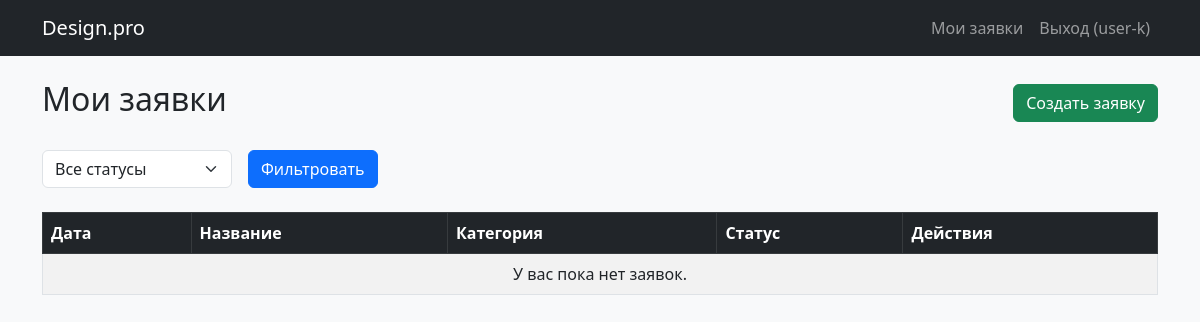
Page /profile/ (signed in) on the earlier database version.
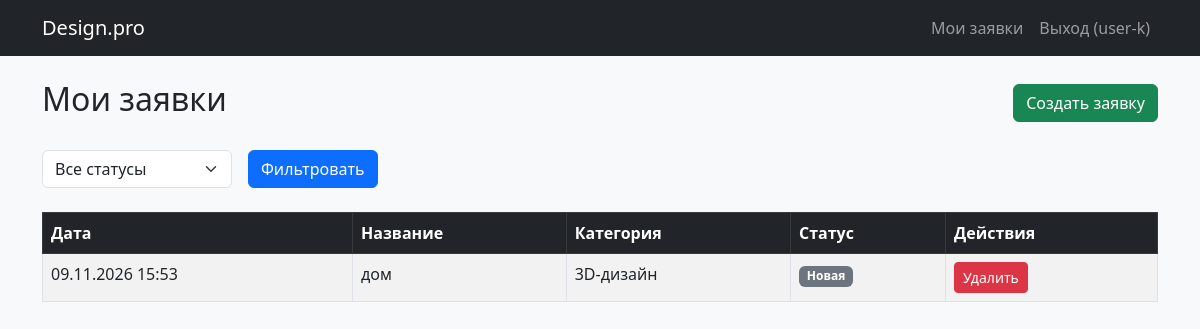
Same page on the later database version.
### orders/models.py (models this page shows, shortened)
class Order(models.Model):
    STATUS_CHOICES = (
        ('new', 'Новая'),
        ('in_progress', 'Принято в работу'),
        ('done', 'Выполнено'),
    )
    user = models.ForeignKey(CustomUser, on_delete=models.CASCADE, verbose_name="Пользователь")
    title = models.CharField(max_length=200, verbose_name="Название")
    description = models.TextField(verbose_name="Описание")
    category = models.ForeignKey(Category, on_delete=models.CASCADE, verbose_name="Категория")
    photo = models.ImageField(upload_to='orders_photos/', verbose_name="Фото помещения")
    status = models.CharField(max_length=20, choices=STATUS_CHOICES, default='new', verbose_name="Статус")
    created_at = models.DateTimeField(auto_now_add=True, verbose_name="Временная метка")
    admin_comment = models.TextField(blank=True, null=True, verbose_name="Комментарий администратора")
    design_photo = models.ImageField(upload_to='design_photos/', blank=True, null=True, verbose_name="Фото готового дизайна")
    class Meta:
        ordering = ['-created_at']  # Сначала новые
        verbose_name = "Заявка"
        verbose_name_plural = "Заявки"

class Category(models.Model):
    name = models.CharField(max_length=100, unique=True, verbose_name="Название категории")
    class Meta:
        verbose_name = "Категория"
        verbose_name_plural = "Категории"

### orders/views.py (the view)
# urls.py: path('profile/', views.profile_view, name='profile'),
@login_required
def profile_view(request):
    if request.user.is_superuser:
        return redirect('admin_panel')
    orders = Order.objects.filter(user=request.user).order_by('-created_at')
    status_filter = request.GET.get('status')
    if status_filter:
        orders = orders.filter(status=status_filter)
    return render(request, 'orders/profile.html', {'orders': orders})

### orders/templates/orders/profile.html (shortened to what this page needs)
{% extends "orders/base.html" %}
{% block content %}
  <div class="d-flex justify-content-between align-items-center mb-4">
      <h2>Мои заявки</h2>
      <a href="{% url 'create_order' %}" class="btn btn-success">Создать заявку</a>
  </div>
  <form method="get" class="row g-3 mb-4">
      <div class="col-auto">
          <select name="status" class="form-select">
              <option value="">Все статусы</option>
          </select>
      </div>
      <div class="col-auto">
          <button type="submit" class="btn btn-primary">Фильтровать</button>
      </div>
  </form>
  <div class="table-responsive">
      <table class="table table-bordered table-striped">
          <thead class="table-dark">
              <tr>
                  <th>Дата</th>
                  <th>Название</th>
                  <th>Категория</th>
                  <th>Статус</th>
                  <th>Действия</th>
              </tr>
          </thead>
          <tbody>
              {% for order in orders %}
              <tr>
                  <td>{{ order.created_at|date:"d.m.Y H:i" }}</td>
                  <td>{{ order.title }}</td>
                  <td>{{ order.category.name }}</td>
                  <td>
                      <span class="badge
                          {% if order.status == 'new' %}bg-secondary
                          {% elif order.status == 'in_progress' %}bg-warning text-dark
                          {% else %}bg-success{% endif %}">
                          {{ order.get_status_display }}
                      </span>
                  </td>
                  <td>
                      {% if order.status == 'new' %}
                          <a href="{% url 'delete_order' order.pk %}" class="btn btn-sm btn-danger">Удалить</a>
                      {% endif %}
                  </td>
              </tr>
              {% empty %}
              <tr>
                  <td colspan="5" class="text-center">У вас пока нет заявок.</td>
              </tr>
              {% endfor %}
          </tbody>
      </table>
  </div>
{% endblock %}

Differences in the rows shown:
added Order: created_at "09.11.2026 15:53", title "дом", category.name "3D-дизайн", status "Новая", shows "Удалить"
Other differences:
text no longer shown: "У вас пока нет заявок."
